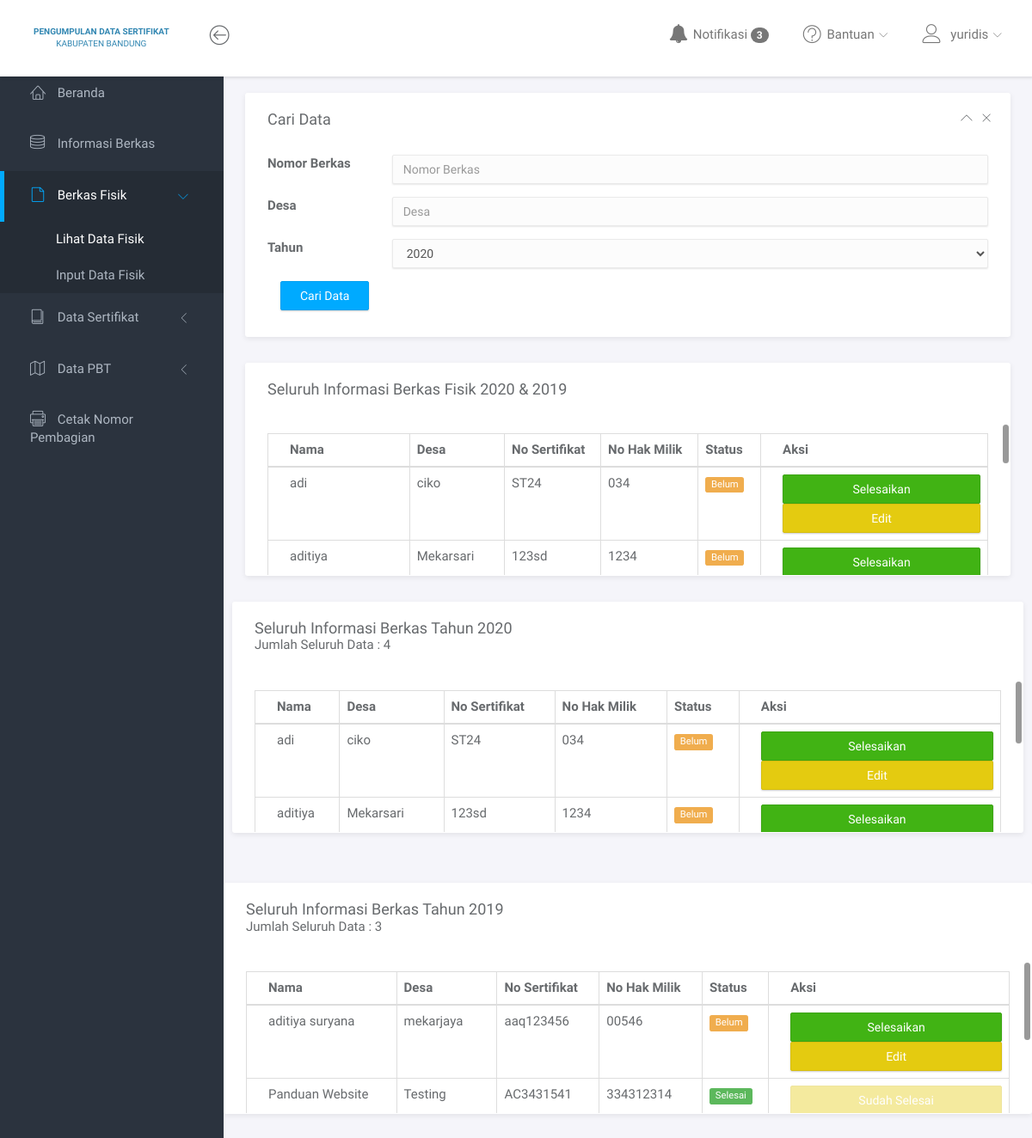
Before: /user/data_fisik.php (signed in) with the older database file.
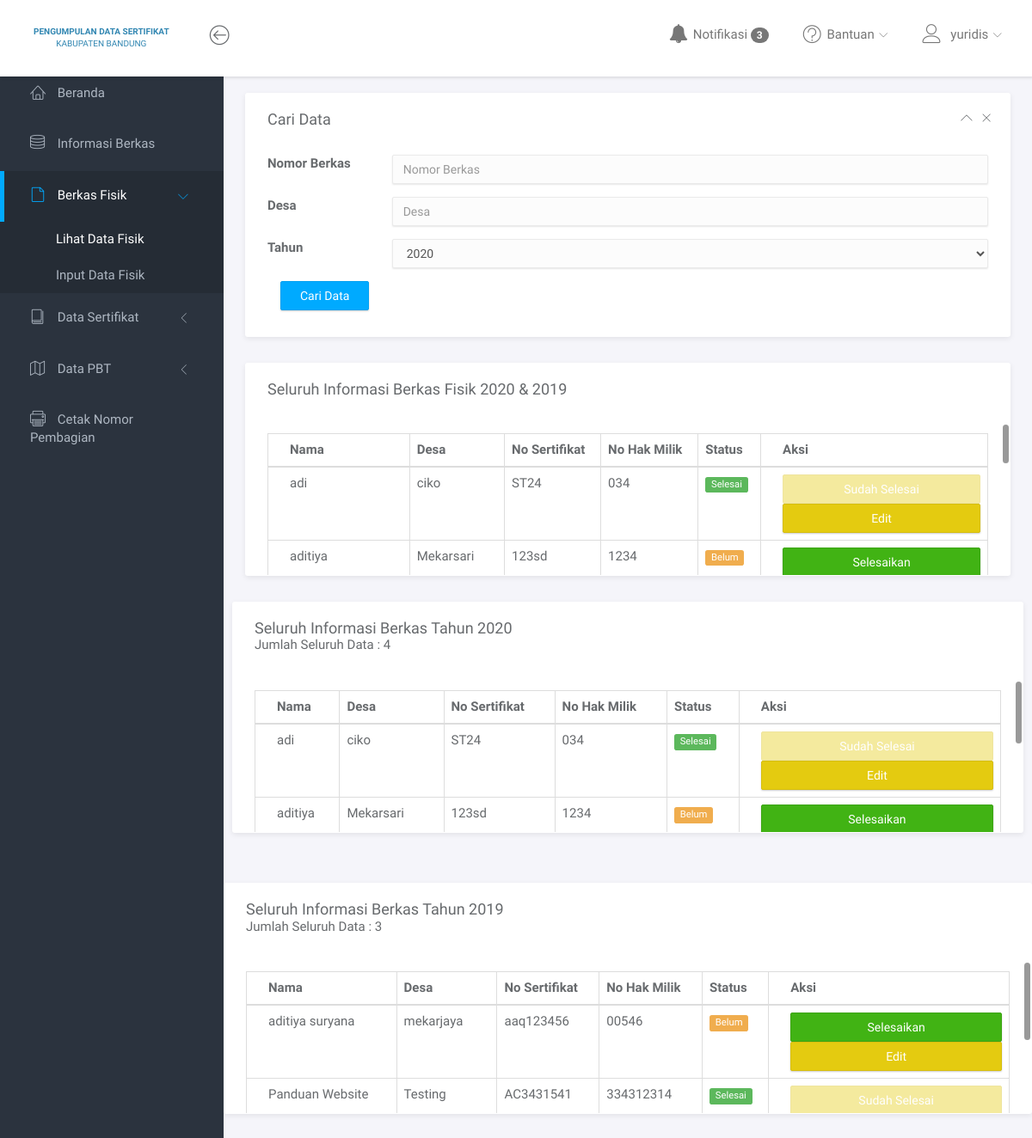
After: the same page with the newer database file.
### tables this page shows
CREATE TABLE `data_fisik` (
  `no_berkas` varchar(20) NOT NULL,
  `desa` varchar(30) NOT NULL,
  `nama` varchar(50) NOT NULL,
  `no_hak` varchar(50) NOT NULL,
  `no_sertifikat` varchar(50) NOT NULL,
  `status` varchar(20) NOT NULL,
  `tahun` varchar(20) NOT NULL
);

### user/data_fisik.php (the view, shortened to what the changed rows need)
<?php
include '../core/conn.php';
$data20 = mysqli_query($connection, "SELECT * FROM data_fisik WHERE tahun='2020'");
if(isset($_GET['submit'])){
	$no_berkas = $_GET['no_berkas'];
	$desa = $_GET['desa'];
	$tahun = $_GET['tahun'];
	$query = mysqli_query($connection, "SELECT * FROM data_fisik WHERE no_berkas LIKE '%".$no_berkas."%' AND desa LIKE '%".$desa."%'");
	$judul = "Hasil Pencarian";
	$subjudul = "Ditemukan 1 Data";
}else{
	$query = mysqli_query($connection, "SELECT * FROM data_fisik");
}
?>
<!DOCTYPE html>
<html lang="en">
<head>
	<link rel="stylesheet" href="assets/vendor/bootstrap/css/bootstrap.min.css">
	<link rel="stylesheet" href="assets/vendor/font-awesome/css/font-awesome.min.css">
	<link rel="stylesheet" href="assets/vendor/linearicons/style.css">
	<link rel="stylesheet" href="assets/vendor/chartist/css/chartist-custom.css">
	<link rel="stylesheet" href="assets/css/main.css">
	<link rel="stylesheet" href="assets/css/demo.css">
</head>
<body>
	<div id="wrapper">
		<div class="main">
			<div class="main-content">
				<div class="container-fluid">
					<div class="panel" id="panel-scrolling-demo">
							<div class="panel-body">
								<table class="table table-bordered">
									<thead>
										<tr class="">
											<th>Nama</th>
											<th>Desa</th>
											<th>No Sertifikat</th>
											<th>No Hak Milik</th>
											<th>Status</th>
											<th>Aksi</th>
										</tr>
									</thead>
									<tbody>
										<?php
										while ($d = mysqli_fetch_array($query)) {
											if ($d['status']=="Selesai") {
												$label = "label-success";
												$value = "Sudah Selesai";
												$button = "btn-warning disabled";
												$onclick = "";
												$link = "#";
											}else{
												$label = "label-warning";
												$value = "Selesaikan";
												$button = "btn-success";
												$onclick = "return confirm('Konfirmasi Untuk Menyelesaikan Status?')";
												$link = "controller/updatefisik.php?no_berkas=".$d['no_berkas'];
											}
											$link_edit = "update_fisik.php?no_berkas=".$d['no_berkas'];
										?>
										<tr>
											<td><?=$d['nama'];?></td>
											<td><?=$d['desa'];?></td>
											<td><?=$d['no_sertifikat'];?></td>
											<td><?=$d['no_hak'];?></td>
											<td><span class="label <?=$label;?>"><?=$d['status'];?></span></td>
											<td class="text-center">
												<a href="<?=$link;?>">
												<button onclick="<?=$onclick;?>" type="button" class="form-control btn <?=$button;?>" value=""><?=$value;?></button>
											</a>
											<a href="<?=$link_edit;?>">
												<button type="button" class="form-control btn btn-warning" value="">Edit</button>
											</a>
											</td>
										</tr>
										<?php
									}
										?>
									</tbody>
								</table>
							</div>
						</div>
					</div>
					<div class="panel" id="panel-scrolling-demo">
							<div class="panel-body">
								<table class="table table-bordered">
									<thead>
										<tr class="">
											<th>Nama</th>
											<th>Desa</th>
											<th>No Sertifikat</th>
											<th>No Hak Milik</th>
											<th>Status</th>
											<th>Aksi</th>
										</tr>
									</thead>
									<tbody>
										<?php
										while ($d = mysqli_fetch_array($data20)) {
											if ($d['status']=="Selesai") {
												$label = "label-success";
												$value = "Sudah Selesai";
												$button = "btn-warning disabled";
												$onclick = "";
												$link = "#";
											}else{
												$label = "label-warning";
												$value = "Selesaikan";
												$button = "btn-success";
												$onclick = "return confirm('Konfirmasi Untuk Menyelesaikan Status?')";
												$link = "controller/updatefisik.php?no_berkas=".$d['no_berkas'];
											}
											$link_edit = "update_fisik.php?no_berkas=".$d['no_berkas'];
										?>
										<tr>
											<td><?=$d['nama'];?></td>
											<td><?=$d['desa'];?></td>
											<td><?=$d['no_sertifikat'];?></td>
											<td><?=$d['no_hak'];?></td>
											<td><span class="label <?=$label;?>"><?=$d['status'];?></span></td>
											<td class="text-center">
												<a href="<?=$link;?>">
												<button onclick="<?=$onclick;?>" type="button" class="form-control btn <?=$button;?>" value=""><?=$value;?></button>
											</a>
											<a href="<?=$link_edit;?>">
												<button type="button" class="form-control btn btn-warning" value="">Edit</button>
											</a>
											</td>
										</tr>
										<?php
									}
										?>
									</tbody>
								</table>
							</div>
						</div>
					</div>
					<div class="panel" id="panel-scrolling-demo">
							<div class="panel-body">
								<table class="table table-bordered">
									<thead>
										<tr class="">
											<th>Nama</th>
											<th>Desa</th>
											<th>No Sertifikat</th>
											<th>No Hak Milik</th>
											<th>Status</th>
											<th>Aksi</th>
										</tr>
									</thead>
								</table>
							</div>
						</div>
					</div>
				</div>
</body>
</html>

Changed rows visible on the page:
changed data_fisik "adi": status "Belum" → "Selesai"; status "Selesaikan" → "Sudah Selesai"
